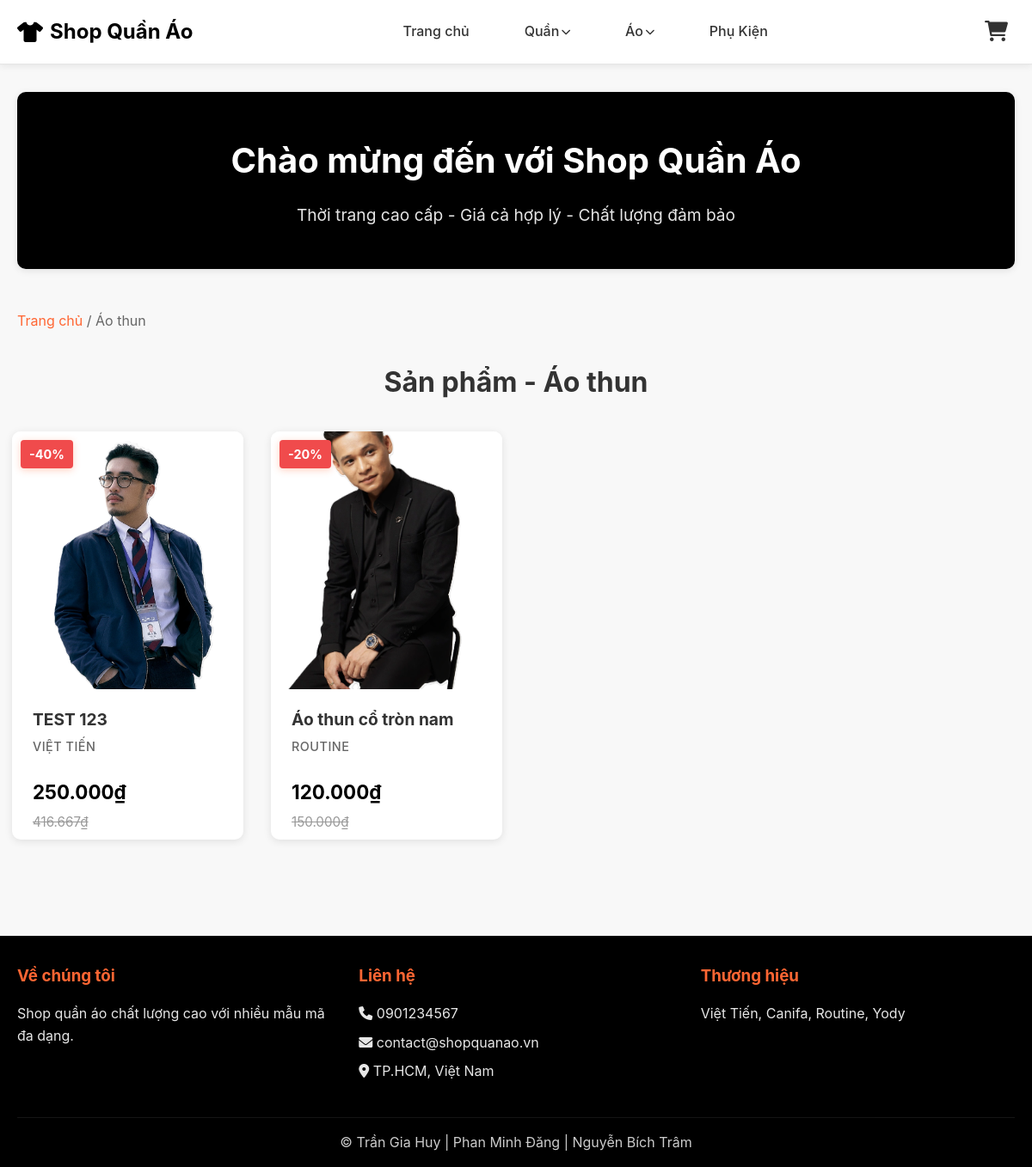
The app's page /public/index.php?category=1 with its own data.
### tables this page shows
CREATE TABLE `danhmuc` (
  `MaDM` int(11) NOT NULL,
  `TenDM` varchar(100) DEFAULT NULL,
  `MaDM_Cha` int(11) DEFAULT NULL
);

CREATE TABLE `sanpham` (
  `MaSP` int(11) NOT NULL,
  `TenSP` varchar(100) DEFAULT NULL,
  `MaDM` int(11) DEFAULT NULL,
  `MaTH` int(11) DEFAULT NULL,
  `XuatXu` varchar(100) DEFAULT NULL,
  `MoTa` text DEFAULT NULL,
  `HinhAnh` varchar(255) DEFAULT NULL
);

CREATE TABLE `thuonghieu` (
  `MaTH` int(11) NOT NULL,
  `TenTH` varchar(100) DEFAULT NULL
);

### app/controllers/HomeController.php (called while the page is built, shortened)
<?php
require_once __DIR__ . '/../../core/Controller.php';
class HomeController extends Controller {
    public function index() {
        $productModel = $this->model('Product');
        $categoryModel = $this->model('Category');
        $categoryId = isset($_GET['category']) ? intval($_GET['category']) : 0;
        $products = $productModel->getAllProducts($categoryId);
        $categories = $categoryModel->getAllCategories();
        $categoriesTree = $categoryModel->getCategoriesTree();
        $currentCategory = null;
        if ($categoryId > 0) {
            $currentCategory = $categoryModel->getCategoryById($categoryId);
        }
        $data = [
            'page_title' => $categoryId > 0 && $currentCategory ? $currentCategory['TenDM'] : 'Trang chủ',
            'products' => $products,
            'categories' => $categories,
            'categoriesTree' => $categoriesTree,
            'currentCategory' => $currentCategory,
            'categoryId' => $categoryId
        ];
        $this->view('home/index', $data);
    }
}
?>

### core/Model.php (called while the page is built, shortened)
<?php
class Model {
    protected $db;
    public function __construct() {
        $this->db = $this->connectDB();
    }
    private function connectDB() {
        $conn = new mysqli(DB_HOST, DB_USER, DB_PASS, DB_NAME);
        $conn->set_charset("utf8mb4");
        return $conn;
    }
    public function query($sql) {
        return $this->db->query($sql);
    }
}
?>

### app/models/Category.php (called while the page is built, shortened)
<?php
require_once __DIR__ . '/../../core/Model.php';
class Category extends Model {
    public function getParentCategories() {
        $sql = "SELECT * FROM danhmuc WHERE MaDM_Cha IS NULL ORDER BY MaDM";
        $result = $this->query($sql);
        if ($result) {
            return $result->fetch_all(MYSQLI_ASSOC);
        }
        return [];
    }
    public function getChildCategories($parentId) {
        $sql = "SELECT * FROM danhmuc WHERE MaDM_Cha = " . intval($parentId) . " ORDER BY MaDM";
        $result = $this->query($sql);
        if ($result) {
            return $result->fetch_all(MYSQLI_ASSOC);
        }
        return [];
    }
    public function getCategoriesTree() {
        $parents = $this->getParentCategories();
        $tree = [];
        foreach ($parents as $parent) {
            $parent['children'] = $this->getChildCategories($parent['MaDM']);
            $tree[] = $parent;
        }
        return $tree;
    }
    public function getCategoryById($categoryId) {
        $sql = "SELECT * FROM danhmuc WHERE MaDM = " . intval($categoryId);
        $result = $this->query($sql);
        if ($result && $result->num_rows > 0) {
            return $result->fetch_assoc();
        }
        return null;
    }
}
?>

### app/models/Product.php (called while the page is built, shortened)
<?php
require_once __DIR__ . '/../../core/Model.php';
class Product extends Model {
    public function getAllProducts($categoryId = 0) {
        $sql = "SELECT sp.MaSP, sp.TenSP, sp.MoTa, sp.HinhAnh, dm.TenDM, th.TenTH, sp.XuatXu,
                MIN(bt.GiaBan) as GiaThapNhat,
                MAX(bt.GiaBan) as GiaCaoNhat,
                MIN(bt.GiaGoc) as GiaGocThapNhat,
                MAX(bt.GiaGoc) as GiaGocCaoNhat,
                GROUP_CONCAT(DISTINCT bt.MauSac SEPARATOR ', ') as MauSac,
                GROUP_CONCAT(DISTINCT bt.KichThuoc SEPARATOR ', ') as KichThuoc,
                SUM(bt.TonKho) as TongTonKho
                FROM sanpham sp
                LEFT JOIN danhmuc dm ON sp.MaDM = dm.MaDM
                LEFT JOIN thuonghieu th ON sp.MaTH = th.MaTH
                LEFT JOIN sanpham_bienthe bt ON sp.MaSP = bt.MaSP";
        if ($categoryId > 0) {
            $sql .= " WHERE sp.MaDM = " . intval($categoryId);
        }
        $sql .= " GROUP BY sp.MaSP
                 HAVING TongTonKho > 0
                 ORDER BY sp.MaSP DESC";
        $result = $this->query($sql);
        if ($result) {
            return $result->fetch_all(MYSQLI_ASSOC);
        }
        return [];
    }
}
?>

### app/views/home/index.php (the view, shortened to what this page needs)
<?php require_once __DIR__ . '/../layouts/header.php'; ?>
<div class="container">
    <section class="hero">
        <div class="hero-content">
            <h1>Chào mừng đến với Shop Quần Áo</h1>
            <p>Thời trang cao cấp - Giá cả hợp lý - Chất lượng đảm bảo</p>
        </div>
    </section>
    <?php if ($currentCategory): ?>
    <div class="breadcrumb">
        <a href="index.php">Trang chủ</a> / <span><?php echo htmlspecialchars($currentCategory['TenDM']); ?></span>
    </div>
    <?php endif; ?>
    <section class="products">
        <h2>Sản phẩm <?php echo $currentCategory ? '- ' . htmlspecialchars($currentCategory['TenDM']) : 'mới nhất'; ?></h2>
        <?php if (!empty($products)): ?>
        <div class="product-grid">
            <?php foreach($products as $product): ?>
            <div class="product-card">
                <?php
                $discountPercent = 0;
                if (!empty($product['GiaGocThapNhat']) && $product['GiaGocThapNhat'] > $product['GiaThapNhat']) {
                    $discountPercent = round((($product['GiaGocThapNhat'] - $product['GiaThapNhat']) / $product['GiaGocThapNhat']) * 100);
                }
                ?>
                <?php if ($discountPercent > 0): ?>
                <div class="product-badge">-<?php echo $discountPercent; ?>%</div>
                <?php endif; ?>
                <a href="index.php?controller=product&action=detail&id=<?php echo $product['MaSP']; ?>" class="product-link">
                    <div class="product-image">
                        <?php if (!empty($product['HinhAnh'])): ?>
                            <img src="uploads/products/<?php echo htmlspecialchars($product['HinhAnh']); ?>"
                                 alt="<?php echo htmlspecialchars($product['TenSP']); ?>">
                        <?php endif; ?>
                    </div>
                </a>
                <div class="product-info">
                    <a href="index.php?controller=product&action=detail&id=<?php echo $product['MaSP']; ?>" class="product-title-link">
                        <h3><?php echo htmlspecialchars($product['TenSP']); ?></h3>
                    </a>
                    <p class="product-brand"><?php echo htmlspecialchars($product['TenTH']); ?></p>
                    <div class="product-price-box">
                        <?php if ($product['GiaThapNhat'] == $product['GiaCaoNhat']): ?>
                            <div class="price-current"><?php echo number_format($product['GiaThapNhat'], 0, ',', '.'); ?>₫</div>
                            <?php if (!empty($product['GiaGocThapNhat']) && $product['GiaGocThapNhat'] > $product['GiaThapNhat']): ?>
                                <div class="price-original"><?php echo number_format($product['GiaGocThapNhat'], 0, ',', '.'); ?>₫</div>
                            <?php endif; ?>
                        <?php endif; ?>
                    </div>
                </div>
            </div>
            <?php endforeach; ?>
        </div>
        <?php endif; ?>
    </section>
</div>
<?php require_once __DIR__ . '/../layouts/footer.php'; ?>

### public/css/style.css (style rules this page uses)
* { margin: 0; padding: 0; box-sizing: border-box; }
body { font-family: -apple-system, BlinkMacSystemFont, 'Segoe UI', 'Roboto', 'Helvetica', 'Arial', sans-serif; line-height: 1.6; color: #333; background-color: #f8f8f8; }
a { text-decoration: none; color: inherit; }
.container { max-width: 1200px; margin: 0 auto; padding: 0 20px; }
.hero { background: #000000; color: white; padding: 3rem 2rem; border-radius: 10px; text-align: center; margin-bottom: 2rem; box-shadow: 0 2px 8px rgba(0,0,0,0.1); }
.hero h1 { font-size: 2.5rem; margin-bottom: 1rem; }
.hero p { font-size: 1.2rem; opacity: 0.9; }
.breadcrumb { padding: 1rem 0; color: #666; margin-bottom: 1rem; }
.breadcrumb a { color: #ff6633; transition: color 0.3s; }
.products h2 { font-size: 2rem; margin-bottom: 2rem; color: #333; text-align: center; }
.product-grid { display: grid; grid-template-columns: repeat(4, 269px); gap: 2rem; margin-bottom: 2rem; justify-content: center; }
.product-card { background: white; border-radius: 10px; overflow: hidden; box-shadow: 0 2px 10px rgba(0,0,0,0.1); transition: all 0.3s; display: flex; flex-direction: column; width: 269px; height: 475px; max-height: 475px; position: relative; }
.product-badge { position: absolute; top: 10px; left: 10px; background: #f04b4c; color: white; padding: 5px 10px; border-radius: 4px; font-weight: bold; font-size: 0.9rem; z-index: 10; box-shadow: 0 2px 8px rgba(255, 102, 51, 0.3); }
.product-link { display: block; text-decoration: none; color: inherit; }
.product-title-link { text-decoration: none; color: inherit; transition: color 0.3s; }
.product-image { background: #f8f8f8; padding: 0; text-align: center; color: #ccc; height: 300px; min-height: 300px; max-height: 300px; overflow: hidden; display: flex; align-items: center; justify-content: center; position: relative; cursor: pointer; }
.product-image img { width: 100%; height: 100%; min-height: 300px; max-height: 300px; object-fit: cover; transition: transform 0.3s; display: block; }
.product-info { padding: 1.5rem; flex: 1; display: flex; flex-direction: column; }
.product-info h3 { font-size: 1.2rem; margin-bottom: 0.5rem; color: #333; line-height: 1.2; }
.product-brand { color: #666; font-weight: 500; margin-bottom: 0.5rem; font-size: 0.9rem; text-transform: uppercase; letter-spacing: 0.5px; }
.product-price-box { margin: 1rem 0; display: flex; flex-direction: column; gap: 0.3rem; }
.price-current { font-size: 1.4rem; font-weight: bold; color: #000000; }
.price-original { font-size: 0.95rem; color: #999; text-decoration: line-through; }

### records on screen
danhmuc: TenDM "Áo thun"
sanpham: discountPercent "40", HinhAnh (picture), TenSP "TEST 123", MaTH.TenTH "VIỆT TIẾN", GiaThapNhat "250.000", GiaGocThapNhat "416.667"
sanpham: discountPercent "20", HinhAnh (picture), TenSP "Áo thun cổ tròn nam", MaTH.TenTH "ROUTINE", GiaThapNhat "120.000", GiaGocThapNhat "150.000"

### other values on screen
$parent['TenDM'] "Quần"
$parent['TenDM'] "Áo"
$parent['TenDM'] "Phụ Kiện"
